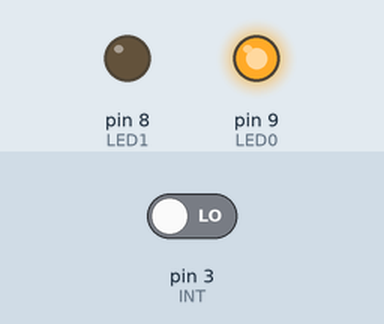
Bench run of a sketch on a simulated Arduino Uno, built with avr-gcc and run on an emulated ATmega328P. Shown: output pins drawn as LEDs (lit = HIGH). The inputs (shaded band) are chosen by the test bench; at power-on: pin 3 (INT) LOW.

Above: at 1.2 s.
1.3 s: pin 3 (INT) driven HIGH
At 3.5 s:
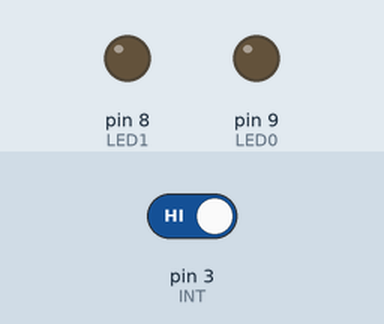
Timing chart, 0 to 10.8 s (numbered marks = the images above; inputs shaded):
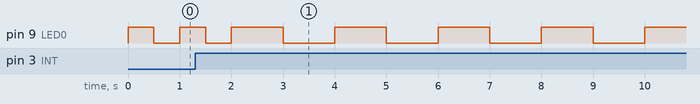

Measured:
- by itself, pin 9 (LED0): repeats every 2.0 s: HIGH 1.0 s, LOW 1.0 s

The sketch:

LAB9_EX1-1.ino
```cpp
#define LED0 9
#define LED1 8
#define INT 3

int toggle=1;
int c1=0;

void setup()
{
  pinMode(LED0,OUTPUT);
  pinMode(LED1,OUTPUT);
  pinMode(INT,INPUT);
  attachInterrupt(digitalPinToInterrupt(INT),
                  ISR_Callback, RISING);
}

void loop()
{
  if(c1==0){
  digitalWrite(LED0,HIGH);
    delay(500);
  digitalWrite(LED0,LOW);
    delay(500);
  }
  if(c1==1){
  digitalWrite(LED0,HIGH);
    delay(1000);
  digitalWrite(LED0,LOW);
    delay(1000);
  }
  if(c1==2){
  digitalWrite(LED0,HIGH);
    delay(1500);
  digitalWrite(LED0,LOW);
    delay(1500);
  }

}

void ISR_Callback()
{
  c1++;
  if(c1>2){
    c1=0;
  }
}
```
